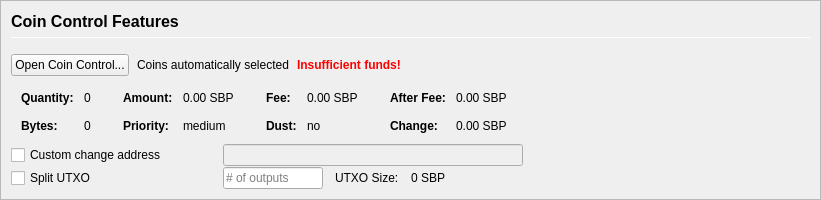
         <widget class="QFrame" name="frameCoinControl">
          <property name="sizePolicy">
           <sizepolicy hsizetype="Expanding" vsizetype="Expanding">
            <horstretch>0</horstretch>
            <verstretch>0</verstretch>
           </sizepolicy>
          </property>
          <property name="maximumSize">
           <size>
            <width>16777215</width>
            <height>16777215</height>
           </size>
          </property>
          <property name="frameShape">
           <enum>QFrame::StyledPanel</enum>
          </property>
          <property name="frameShadow">
           <enum>QFrame::Sunken</enum>
          </property>
          <layout class="QVBoxLayout" name="verticalLayoutCoinControl2">
           <property name="spacing">
            <number>0</number>
           </property>
           <property name="margin">
            <number>0</number>
           </property>
           <item>
            <widget class="QFrame" name="frameCoinControl_BG">
             <layout class="QVBoxLayout" name="verticalLayoutCoinControl" stretch="0,0,0,0,0,0">
              <property name="spacing">
               <number>1</number>
              </property>
              <property name="leftMargin">
               <number>10</number>
              </property>
              <property name="topMargin">
               <number>10</number>
              </property>
              <item>
               <layout class="QHBoxLayout" name="horizontalLayoutCoinControl1">
                <property name="bottomMargin">
                 <number>15</number>
                </property>
                <item>
                 <layout class="QVBoxLayout" name="verticalLayout_3">
                  <property name="spacing">
                   <number>6</number>
                  </property>
                  <item>
                   <widget class="QLabel" name="labelCoinControlFeatures">
                    <property name="sizePolicy">
                     <sizepolicy hsizetype="Preferred" vsizetype="Maximum">
                      <horstretch>0</horstretch>
                      <verstretch>0</verstretch>
                     </sizepolicy>
                    </property>
                    <property name="minimumSize">
                     <size>
                      <width>0</width>
                      <height>20</height>
                     </size>
                    </property>
                    <property name="font">
                     <font>
                      <pointsize>12</pointsize>
                      <weight>75</weight>
                      <bold>true</bold>
                     </font>
                    </property>
                    <property name="styleSheet">
                     <string notr="true">font-weight:bold;</string>
                    </property>
                    <property name="text">
                     <string>Coin Control Features</string>
                    </property>
                   </widget>
                  </item>
                  <item>
                   <widget class="Line" name="line">
                    <property name="minimumSize">
                     <size>
                      <width>0</width>
                      <height>1</height>
                     </size>
                    </property>
                    <property name="maximumSize">
                     <size>
                      <width>16777215</width>
                      <height>1</height>
                     </size>
                    </property>
                    <property name="orientation">
                     <enum>Qt::Horizontal</enum>
                    </property>
                   </widget>
                  </item>
                 </layout>
                </item>
               </layout>
              </item>
              <item>
               <layout class="QHBoxLayout" name="horizontalLayoutCoinControl2" stretch="0,0,0,0">
                <property name="spacing">
                 <number>8</number>
                </property>
                <property name="bottomMargin">
                 <number>10</number>
                </property>
                <item>
                 <widget class="QPushButton" name="pushButtonCoinControl">
                  <property name="styleSheet">
                   <string notr="true"/>
                  </property>
                  <property name="text">
                   <string>Open Coin Control...</string>
                  </property>
                  <property name="autoDefault">
                   <bool>false</bool>
                  </property>
                 </widget>
                </item>
                <item>
                 <widget class="QLabel" name="labelCoinControlAutomaticallySelected">
                  <property name="text">
                   <string>Coins automatically selected</string>
                  </property>
                  <property name="margin">
                   <number>5</number>
                  </property>
                 </widget>
                </item>
                <item>
                 <widget class="QLabel" name="labelCoinControlInsuffFunds">
                  <property name="font">
                   <font>
                    <weight>75</weight>
                    <bold>true</bold>
                   </font>
                  </property>
                  <property name="styleSheet">
                   <string notr="true">color:red;font-weight:bold;</string>
                  </property>
                  <property name="text">
                   <string>Insufficient funds!</string>
                  </property>
                  <property name="margin">
                   <number>5</number>
                  </property>
                 </widget>
                </item>
                <item>
                 <spacer name="horizontalSpacerCoinControl">
                  <property name="orientation">
                   <enum>Qt::Horizontal</enum>
                  </property>
                  <property name="sizeHint" stdset="0">
                   <size>
                    <width>40</width>
                    <height>1</height>
                   </size>
                  </property>
                 </spacer>
                </item>
               </layout>
              </item>
              <item>
               <widget class="QWidget" name="widgetCoinControl" native="true">
                <property name="sizePolicy">
                 <sizepolicy hsizetype="Preferred" vsizetype="Preferred">
                  <horstretch>0</horstretch>
                  <verstretch>0</verstretch>
                 </sizepolicy>
                </property>
                <property name="minimumSize">
                 <size>
                  <width>0</width>
                  <height>0</height>
                 </size>
                </property>
                <property name="styleSheet">
                 <string notr="true"/>
                </property>
                <layout class="QHBoxLayout" name="horizontalLayoutCoinControl5">
                 <property name="margin">
                  <number>0</number>
                 </property>
                 <item>
                  <layout class="QHBoxLayout" name="horizontalLayoutCoinControl3" stretch="0,0,0,1">
                   <property name="spacing">
                    <number>20</number>
                   </property>
                   <property name="topMargin">
                    <number>0</number>
                   </property>
                   <property name="bottomMargin">
                    <number>10</number>
                   </property>
                   <item>
                    <layout class="QFormLayout" name="formLayoutCoinControl1">
                     <property name="horizontalSpacing">
                      <number>10</number>
                     </property>
                     <property name="verticalSpacing">
                      <number>14</number>
                     </property>
                     <property name="leftMargin">
                      <number>10</number>
                     </property>
                     <property name="topMargin">
                      <number>4</number>
                     </property>
                     <property name="rightMargin">
                      <number>6</number>
                     </property>
                     <item row="0" column="0">
                      <widget class="QLabel" name="labelCoinControlQuantityText">
                       <property name="font">
                        <font>
                         <weight>75</weight>
                         <bold>true</bold>
                        </font>
                       </property>
                       <property name="text">
                        <string>Quantity:</string>
                       </property>
                       <property name="margin">
                        <number>0</number>
                       </property>
                      </widget>
                     </item>
                     <item row="0" column="1">
                      <widget class="QLabel" name="labelCoinControlQuantity">
                       <property name="cursor">
                        <cursorShape>IBeamCursor</cursorShape>
                       </property>
                       <property name="contextMenuPolicy">
                        <enum>Qt::ActionsContextMenu</enum>
                       </property>
                       <property name="text">
                        <string notr="true">0</string>
                       </property>
                       <property name="margin">
                        <number>0</number>
                       </property>
                       <property name="textInteractionFlags">
                        <set>Qt::LinksAccessibleByMouse|Qt::TextSelectableByKeyboard|Qt::TextSelectableByMouse</set>
                       </property>
                      </widget>
                     </item>
                     <item row="1" column="0">
                      <widget class="QLabel" name="labelCoinControlBytesText">
                       <property name="font">
                        <font>
                         <weight>75</weight>
                         <bold>true</bold>
                        </font>
                       </property>
                       <property name="text">
                        <string>Bytes:</string>
                       </property>
                      </widget>
                     </item>
                     <item row="1" column="1">
                      <widget class="QLabel" name="labelCoinControlBytes">
                       <property name="cursor">
                        <cursorShape>IBeamCursor</cursorShape>
                       </property>
                       <property name="contextMenuPolicy">
                        <enum>Qt::ActionsContextMenu</enum>
                       </property>
                       <property name="text">
                        <string notr="true">0</string>
                       </property>
                       <property name="textInteractionFlags">
                        <set>Qt::LinksAccessibleByMouse|Qt::TextSelectableByKeyboard|Qt::TextSelectableByMouse</set>
                       </property>
                      </widget>
                     </item>
                    </layout>
                   </item>
                   <item>
                    <layout class="QFormLayout" name="formLayoutCoinControl2">
                     <property name="horizontalSpacing">
                      <number>10</number>
                     </property>
                     <property name="verticalSpacing">
                      <number>14</number>
                     </property>
                     <property name="leftMargin">
                      <number>6</number>
                     </property>
                     <property name="topMargin">
                      <number>4</number>
                     </property>
                     <property name="rightMargin">
                      <number>6</number>
                     </property>
                     <item row="0" column="0">
                      <widget class="QLabel" name="labelCoinControlAmountText">
                       <property name="font">
                        <font>
                         <weight>75</weight>
                         <bold>true</bold>
                        </font>
                       </property>
                       <property name="text">
                        <string>Amount:</string>
                       </property>
                       <property name="margin">
                        <number>0</number>
                       </property>
                      </widget>
                     </item>
                     <item row="0" column="1">
                      <widget class="QLabel" name="labelCoinControlAmount">
                       <property name="cursor">
                        <cursorShape>IBeamCursor</cursorShape>
                       </property>
                       <property name="contextMenuPolicy">
                        <enum>Qt::ActionsContextMenu</enum>
                       </property>
                       <property name="text">
                        <string notr="true">0.00 SBP</string>
                       </property>
                       <property name="textInteractionFlags">
                        <set>Qt::LinksAccessibleByMouse|Qt::TextSelectableByKeyboard|Qt::TextSelectableByMouse</set>
                       </property>
                      </widget>
                     </item>
                     <item row="1" column="0">
                      <widget class="QLabel" name="labelCoinControlPriorityText">
                       <property name="font">
                        <font>
                         <weight>75</weight>
                         <bold>true</bold>
                        </font>
                       </property>
                       <property name="text">
                        <string>Priority:</string>
                       </property>
                      </widget>
                     </item>
                     <item row="1" column="1">
                      <widget class="QLabel" name="labelCoinControlPriority">
                       <property name="cursor">
                        <cursorShape>IBeamCursor</cursorShape>
                       </property>
                       <property name="contextMenuPolicy">
                        <enum>Qt::ActionsContextMenu</enum>
                       </property>
                       <property name="text">
                        <string>medium</string>
                       </property>
                       <property name="textInteractionFlags">
                        <set>Qt::LinksAccessibleByMouse|Qt::TextSelectableByKeyboard|Qt::TextSelectableByMouse</set>
                       </property>
                      </widget>
                     </item>
                    </layout>
                   </item>
                   <item>
                    <layout class="QFormLayout" name="formLayoutCoinControl3">
                     <property name="horizontalSpacing">
                      <number>10</number>
                     </property>
                     <property name="verticalSpacing">
                      <number>14</number>
                     </property>
                     <property name="leftMargin">
                      <number>6</number>
                     </property>
                     <property name="topMargin">
                      <number>4</number>
                     </property>
                     <property name="rightMargin">
                      <number>6</number>
                     </property>
                     <item row="0" column="0">
                      <widget class="QLabel" name="labelCoinControlFeeText">
                       <property name="font">
                        <font>
                         <weight>75</weight>
                         <bold>true</bold>
                        </font>
                       </property>
                       <property name="text">
                        <string>Fee:</string>
                       </property>
                       <property name="margin">
                        <number>0</number>
                       </property>
                      </widget>
                     </item>
                     <item row="0" column="1">
                      <widget class="QLabel" name="labelCoinControlFee">
                       <property name="cursor">
                        <cursorShape>IBeamCursor</cursorShape>
                       </property>
                       <property name="contextMenuPolicy">
                        <enum>Qt::ActionsContextMenu</enum>
                       </property>
                       <property name="text">
                        <string notr="true">0.00 SBP</string>
                       </property>
                       <property name="textInteractionFlags">
                        <set>Qt::LinksAccessibleByMouse|Qt::TextSelectableByKeyboard|Qt::TextSelectableByMouse</set>
                       </property>
                      </widget>
                     </item>
                     <item row="1" column="0">
                      <widget class="QLabel" name="labelCoinControlLowOutputText">
                       <property name="font">
                        <font>
                         <weight>75</weight>
                         <bold>true</bold>
                        </font>
                       </property>
                       <property name="text">
                        <string>Dust:</string>
                       </property>
                      </widget>
                     </item>
                     <item row="1" column="1">
                      <widget class="QLabel" name="labelCoinControlLowOutput">
                       <property name="cursor">
                        <cursorShape>IBeamCursor</cursorShape>
                       </property>
                       <property name="contextMenuPolicy">
                        <enum>Qt::ActionsContextMenu</enum>
                       </property>
                       <property name="text">
                        <string>no</string>
                       </property>
                       <property name="textInteractionFlags">
                        <set>Qt::LinksAccessibleByMouse|Qt::TextSelectableByKeyboard|Qt::TextSelectableByMouse</set>
                       </property>
                      </widget>
                     </item>
                    </layout>
                   </item>
                   <item>
                    <layout class="QFormLayout" name="formLayoutCoinControl4">
                     <property name="horizontalSpacing">
                      <number>10</number>
                     </property>
                     <property name="verticalSpacing">
                      <number>14</number>
                     </property>
                     <property name="leftMargin">
                      <number>6</number>
                     </property>
                     <property name="topMargin">
                      <number>4</number>
                     </property>
                     <property name="rightMargin">
                      <number>6</number>
                     </property>
                     <item row="0" column="0">
                      <widget class="QLabel" name="labelCoinControlAfterFeeText">
                       <property name="font">
                        <font>
                         <weight>75</weight>
                         <bold>true</bold>
                        </font>
                       </property>
                       <property name="text">
                        <string>After Fee:</string>
                       </property>
                       <property name="margin">
                        <number>0</number>
                       </property>
                      </widget>
                     </item>
                     <item row="0" column="1">
                      <widget class="QLabel" name="labelCoinControlAfterFee">
                       <property name="cursor">
                        <cursorShape>IBeamCursor</cursorShape>
                       </property>
                       <property name="contextMenuPolicy">
                        <enum>Qt::ActionsContextMenu</enum>
                       </property>
                       <property name="text">
                        <string notr="true">0.00 SBP</string>
                       </property>
                       <property name="textInteractionFlags">
                        <set>Qt::LinksAccessibleByMouse|Qt::TextSelectableByKeyboard|Qt::TextSelectableByMouse</set>
                       </property>
                      </widget>
                     </item>
                     <item row="1" column="0">
                      <widget class="QLabel" name="labelCoinControlChangeText">
                       <property name="font">
                        <font>
                         <weight>75</weight>
                         <bold>true</bold>
                        </font>
                       </property>
                       <property name="text">
                        <string>Change:</string>
                       </property>
                      </widget>
                     </item>
                     <item row="1" column="1">
                      <widget class="QLabel" name="labelCoinControlChange">
                       <property name="cursor">
                        <cursorShape>IBeamCursor</cursorShape>
                       </property>
                       <property name="contextMenuPolicy">
                        <enum>Qt::ActionsContextMenu</enum>
                       </property>
                       <property name="text">
                        <string notr="true">0.00 SBP</string>
                       </property>
                       <property name="textInteractionFlags">
                        <set>Qt::LinksAccessibleByMouse|Qt::TextSelectableByKeyboard|Qt::TextSelectableByMouse</set>
                       </property>
                      </widget>
                     </item>
                    </layout>
                   </item>
                  </layout>
                 </item>
                </layout>
               </widget>
              </item>
              <item>
               <layout class="QHBoxLayout" name="horizontalLayoutCoinControl4">
                <property name="spacing">
                 <number>12</number>
                </property>
                <property name="sizeConstraint">
                 <enum>QLayout::SetDefaultConstraint</enum>
                </property>
                <property name="topMargin">
                 <number>0</number>
                </property>
                <property name="rightMargin">
                 <number>0</number>
                </property>
                <item>
                 <widget class="QCheckBox" name="checkBoxCoinControlChange">
                  <property name="sizePolicy">
                   <sizepolicy hsizetype="Preferred" vsizetype="Preferred">
                    <horstretch>0</horstretch>
                    <verstretch>0</verstretch>
                   </sizepolicy>
                  </property>
                  <property name="minimumSize">
                   <size>
                    <width>200</width>
                    <height>0</height>
                   </size>
                  </property>
                  <property name="maximumSize">
                   <size>
                    <width>200</width>
                    <height>16777215</height>
                   </size>
                  </property>
                  <property name="toolTip">
                   <string>If this is activated, but the change address is empty or invalid, change will be sent to a newly generated address.</string>
                  </property>
                  <property name="text">
                   <string>Custom change address</string>
                  </property>
                 </widget>
                </item>
                <item>
                 <widget class="QValidatedLineEdit" name="lineEditCoinControlChange">
                  <property name="enabled">
                   <bool>false</bool>
                  </property>
                  <property name="sizePolicy">
                   <sizepolicy hsizetype="Preferred" vsizetype="Preferred">
                    <horstretch>0</horstretch>
                    <verstretch>0</verstretch>
                   </sizepolicy>
                  </property>
                  <property name="minimumSize">
                   <size>
                    <width>300</width>
                    <height>0</height>
                   </size>
                  </property>
                 </widget>
                </item>
                <item>
                 <widget class="QLabel" name="labelCoinControlChangeLabel">
                  <property name="sizePolicy">
                   <sizepolicy hsizetype="Preferred" vsizetype="Preferred">
                    <horstretch>0</horstretch>
                    <verstretch>0</verstretch>
                   </sizepolicy>
                  </property>
                  <property name="minimumSize">
                   <size>
                    <width>100</width>
                    <height>0</height>
                   </size>
                  </property>
                  <property name="text">
                   <string/>
                  </property>
                  <property name="margin">
                   <number>3</number>
                  </property>
                 </widget>
                </item>
               </layout>
              </item>
              <item>
               <layout class="QHBoxLayout" name="horizontalLayoutCoinControl6">
                <property name="spacing">
                 <number>12</number>
                </property>
                <property name="rightMargin">
                 <number>0</number>
                </property>
                <item>
                 <widget class="QCheckBox" name="splitBlockCheckBox">
                  <property name="sizePolicy">
                   <sizepolicy hsizetype="Preferred" vsizetype="Preferred">
                    <horstretch>0</horstretch>
                    <verstretch>0</verstretch>
                   </sizepolicy>
                  </property>
                  <property name="minimumSize">
                   <size>
                    <width>200</width>
                    <height>0</height>
                   </size>
                  </property>
                  <property name="maximumSize">
                   <size>
                    <width>200</width>
                    <height>16777215</height>
                   </size>
                  </property>
                  <property name="text">
                   <string>Split UTXO</string>
                  </property>
                 </widget>
                </item>
                <item>
                 <widget class="QLineEdit" name="splitBlockLineEdit">
                  <property name="sizePolicy">
                   <sizepolicy hsizetype="Preferred" vsizetype="Preferred">
                    <horstretch>50</horstretch>
                    <verstretch>0</verstretch>
                   </sizepolicy>
                  </property>
                  <property name="minimumSize">
                   <size>
                    <width>100</width>
                    <height>0</height>
                   </size>
                  </property>
                  <property name="maximumSize">
                   <size>
                    <width>100</width>
                    <height>16777215</height>
                   </size>
                  </property>
                  <property name="placeholderText">
                   <string># of outputs</string>
                  </property>
                 </widget>
                </item>
                <item>
                 <widget class="QLabel" name="labelBlockSizeText">
                  <property name="text">
                   <string>UTXO Size:</string>
                  </property>
                 </widget>
                </item>
                <item>
                 <widget class="QLabel" name="labelBlockSize">
                  <property name="text">
                   <string>0 SBP</string>
                  </property>
                 </widget>
                </item>
                <item>
                 <spacer name="horizontalSpacer_7">
                  <property name="orientation">
                   <enum>Qt::Horizontal</enum>
                  </property>
                  <property name="sizeHint" stdset="0">
                   <size>
                    <width>40</width>
                    <height>20</height>
                   </size>
                  </property>
                 </spacer>
                </item>
               </layout>
              </item>
              <item>
               <spacer name="verticalSpacerCoinControl">
                <property name="orientation">
                 <enum>Qt::Vertical</enum>
                </property>
                <property name="sizeHint" stdset="0">
                 <size>
                  <width>800</width>
                  <height>1</height>
                 </size>
                </property>
               </spacer>
              </item>
             </layout>
            </widget>
           </item>
          </layout>
         </widget>
